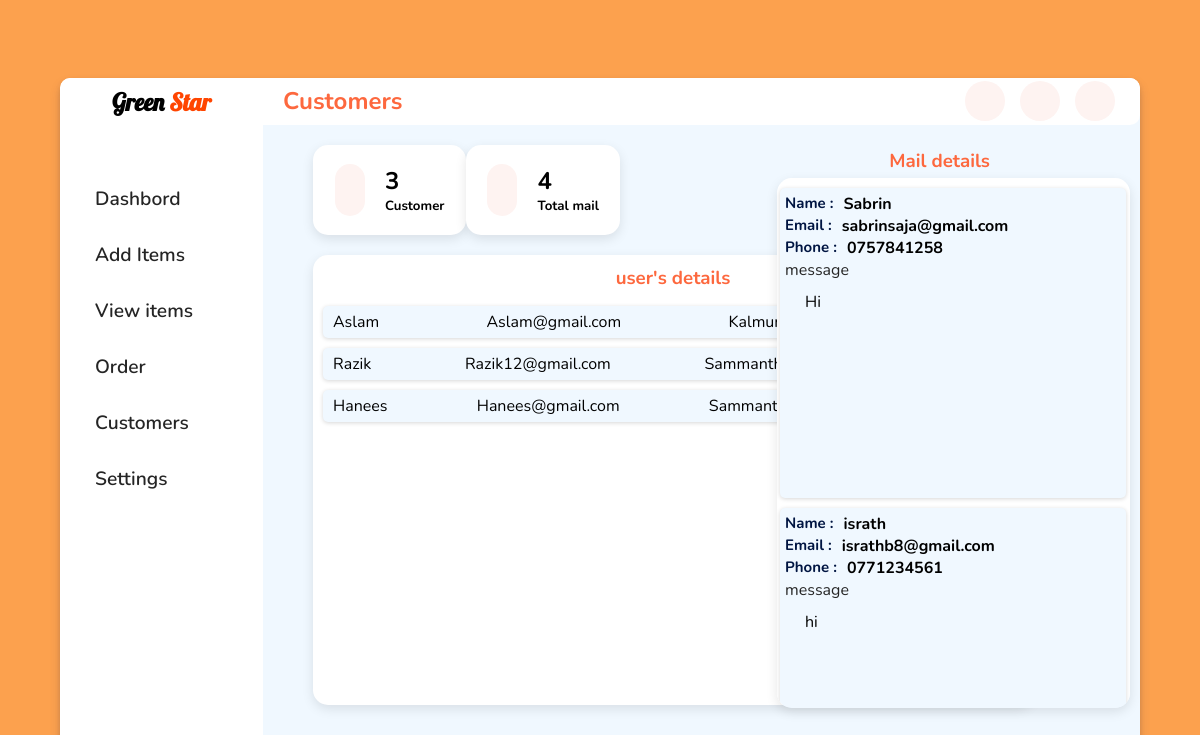
The page /a-customer.php on the database its author committed.
### tables this page shows
CREATE TABLE IF NOT EXISTS `users` (
  `uname` varchar(200) NOT NULL,
  `uemail` varchar(200) NOT NULL,
  `uaddress` varchar(200) NOT NULL,
  `upassword` varchar(12) NOT NULL,
  `uphone` varchar(15) NOT NULL,
  PRIMARY KEY (`uemail`)
);

CREATE TABLE IF NOT EXISTS `coutactus` (
  `id` int(11) NOT NULL AUTO_INCREMENT,
  `cname` varchar(200) NOT NULL,
  `uemail` varchar(200) NOT NULL,
  `uphone` varchar(15) NOT NULL,
  `cmessage` varchar(500) NOT NULL,
  PRIMARY KEY (`id`)
);

### a-customer.php (the view, shortened to what this page needs)
<!DOCTYPE html>
<html lang="en">
<head>
    <link rel="stylesheet" href="css/admin.css">
</head>
<body>
   <div class="box">
    <div class="containor">
        <div class="side">
            <div class="logo">
                <h2 class="logoh">Green <span class="logo2">Star</span></h2>
            </div>
            <div class="navbar">
                <div class="bar">
                <ul>
                    <li><a href="Dashboard.php"><ion-icon name="home-outline"></ion-icon>Dashbord</a></li>
                    <li><a href="admin-add.php"><ion-icon name="add-circle-outline"></ion-icon> Add Items</a></li>
                    <li><a href="all_view.php"><ion-icon name="eye-outline"></ion-icon> View items</a></li>
                    <li><a href="#"><ion-icon name="cart-outline"></ion-icon> Order</a></li>
                    <li><a href="#"><ion-icon name="people-outline"></ion-icon> Customers</a></li>
                    <li><a href="#"><ion-icon name="settings-outline"></ion-icon>Settings</a></li>
                </ul>
                </div>
            </div>
        </div>
        <div class="view">
            <div class="accont_bar">
                <div class="page-name">
                    <h2 class="i_name">Customers</h2>
                </div>
                <div class="bar_icon">
                <ion-icon name="notifications-outline" class="icon1"></ion-icon>
                <ion-icon name="person-circle-outline" class="icon1"></ion-icon>
                <ion-icon name="log-out-outline" class="icon1"></ion-icon>
                </div>
            </div>
<?php
    include 'connect.php';
    $sql = "SELECT COUNT(*) as count FROM users";
    $result = $con->query($sql);
    $row = $result->fetch_assoc();
$user = $row['count'];
?>
<?php
    include 'connect.php';
    $sql = "SELECT COUNT(*) as cound FROM coutactus ";
    $result = $con->query($sql);
    $row = $result->fetch_assoc();
    $msg = $row['cound'];
?>
            <div class="counter">
                <div class="count_customer">
                    <div class="c-1">
                        <div class="c-icon">
                            <ion-icon name="people-outline" class="count-i"></ion-icon>
                        </div>
                        <div class="c-p">
                            <h2 class="menuTotal" id="customer-c"><?php echo $user ?></h2>
                            <h5>Customer</h5>
                        </div>
                    </div>
                    <div class="c-1">
                        <div class="c-icon">
                            <ion-icon name="mail-unread-outline"></ion-icon>
                        </div>
                        <div class="c-p">
                           <h2 class="menuTotal"><?php echo $msg ?></h2>
                            <h5>Total mail</h5>
                        </div>
                    </div>
                </div>
            </div>
            <div class="cutomer-v">
                <h3>user's details</h3>
                    <div class="row-u">
                        <?php
                         include 'connect.php';
                        $sql="select * from users";
                        $res=$con->query($sql);
                           if($res->num_rows>0){
                               while($row=$res->fetch_assoc()){
                                echo'
                        <div class="customer-i">
                        <p>'.$row["uname"].'</p>
                        <p>'.$row["uemail"].'</p>
                        <p>'.$row["uaddress"].'</p>
                        <p>'.$row["uphone"].'</p>
                        </div>
                        ';
                    }
                }
                ?>
                    </div>
                </div>
                <h3 style="position: absolute;top:70px;right:150px">Mail details</h3>
                <div class="massage">
                <?php
                        include 'connect.php';
                       $sql="select * from coutactus";
                       $res=$con->query($sql);
                          if($res->num_rows>0){
                              while($row=$res->fetch_assoc()){
                               echo'
                               <div class="massage-v">
                                <div class="row-m">
                                    <h3>Name : </h3>
                                    <h4>'.$row["cname"].'</h4>
                                </div>
                                <div class="row-m">
                                    <h3>Email : </h3>
                                    <h4>'.$row["uemail"].'</h4>
                               </div>
                               <div class="row-m">
                                <h3>Phone : </h3>
                               <h4>'.$row["uphone"].'</h4>
                               </div>
                               <span>message</span>
                               <p>'.$row["cmessage"].'</p>
                           </div>
                       ';
                   }
               }
               ?>
                </div>
    </div>
        </div>
    </div>
</body>
</html>

### css/admin.css (style rules this page uses)
* { margin: 0; padding: 0; }
body { font-family: 'Nunito', sans-serif; }
:root { --color1:#FCA14E; }
.box { width: 100%; height:100vh; display: flex; justify-content: center; align-items: center; background-color: #FCA14E; font-family: 'Nunito', sans-serif; }
.containor { width: 90%; height: 90%; display: flex; background-color: white; border-radius: 10px; box-shadow: rgba(50, 50, 93, 0.25) 0px 6px 12px -2px, rgba(0, 0, 0, 0.3) 0px 3px 7px -3px; overflow: hidden; }
.side { width:250px; height: 100%; border-radius: 10px 10px 0px 10px; display: flex; flex-direction: column; background-color: white; }
.logo { width: 100%; height: 50px; display: flex; justify-content: center; align-items: center; font-family: 'Lobster',cursive; border-radius: 10px; }
.logoh { color:black; font-family: 'Lobster',cursive; }
.logo2 { color: orangered; font-family: 'Lobster',cursive; }
.navbar { width: 100%; height: 100%; position: relative; }
.bar { margin-top: 50px; font-size: 1.2rem; }
.bar ul li { list-style: none; padding:10px 25px; border-radius: 5px; margin-bottom: 10px; }
a { text-decoration: none; color: #252525; font-weight: 600; }
.bar > ul >li > a > ion-icon { padding-right:10px; }
.view { width: 100%; height: 100%; background-color: aliceblue; border-top-right-radius: 10px; border-bottom-right-radius:10px; position: relative; }
.accont_bar { width: 100%; height:47px; background-color: white; border-top-right-radius: 10px; border-bottom-right-radius:10px; display: flex; align-items: center; justify-content: space-between; }
.bar_icon { width: 150px; display: flex; justify-content: space-between; margin-right: 25px; }
.icon1 { width: 20px; height: 20px; padding: 10px; border-radius: 50%; color: #FD683E; cursor: pointer; background-color: #FEF3F1; }
.i_name { margin-left: 20px; color: #FD683E; }
h3 { color: #FD683E; }
.counter { margin-top: 10px; width: 100%; height: 110px; background-color: transparent; display: flex; align-items: center; margin-left: 50px; }
.count_customer { width: 35%; height: 100px; background-color: transparent; display:flex; flex-direction: row; justify-content: space-between; align-items: center; }
.c-1 { width: 200px; height: 90px; background-color: #ffffff; border-radius: 15px; box-shadow: rgba(0, 0, 0, 0.1) 0px 4px 12px; display: flex; justify-content: center; align-items: center; }
.c-icon ion-icon { width: 30px; height: 30px; padding: 15px; border-radius:15px; color: #FD683E; background-color: #FEF3F1; margin-right: 20px; }
.cutomer-v { width: 700px; height: 430px; border-radius: 15px; margin-top: 10px; margin-left: 50px; background-color:white; box-shadow: rgba(0, 0, 0, 0.1) 0px 4px 12px; padding: 10px; display: flex; align-items: center; flex-direction: column; }
.row-u { width: 100%; height: 100%; border-radius: 10px; margin-top: 15px; display: flex; flex-direction:column; box-sizing: border-box; }
.customer-i { width:98%; background-color: aliceblue; font-family: 'Nunito', sans-serif; box-sizing: border-box; display: flex; justify-content: space-between; font-size:16px; padding: 5px 10px; margin-bottom: 10px; border-radius: 5px; box-shadow: rgba(0, 0, 0, 0.16) 0px 1px 4px; }
.massage { width: 350px; height: 530px; background-color: rgb(255, 255, 255); position:absolute; top:100px; right:10px; border-radius: 15px; box-shadow: rgba(0, 0, 0, 0.1) 0px 4px 12px; overflow: scroll; padding-left:3px; }
.massage-v { width: 96%; height: 300px; background-color: aliceblue; margin-top: 10px; padding: 5px; border-radius: 5px; overflow: scroll; box-shadow: rgba(0, 0, 0, 0.16) 0px 1px 4px; }
.massage-v h3 { color: #001542; font-size: 15px; }
.massage-v span { color: #252525; padding-top: 15px; }
.massage-v p { padding-left: 20px; margin-top: 10px; }
.row-m { display: flex; }
.row-m h4 { padding-left: 10px; }

### rows shown on the page
users: uname "Aslam", uemail "Aslam@gmail.com", uaddress "Kalmunai"
users: uname "Razik", uemail "Razik12@gmail.com", uaddress "Sammanthurai"
users: uname "Hanees", uemail "Hanees@gmail.com", uaddress "Sammanthurai"
coutactus: cname "Sabrin", uemail "sabrinsaja@gmail.com", uphone "0757841258", cmessage "Hi"
coutactus: cname "israth", uemail "israthb8@gmail.com", uphone "0771234561", cmessage "hi"

### other values the page prints
$user "3"
$msg "4"
